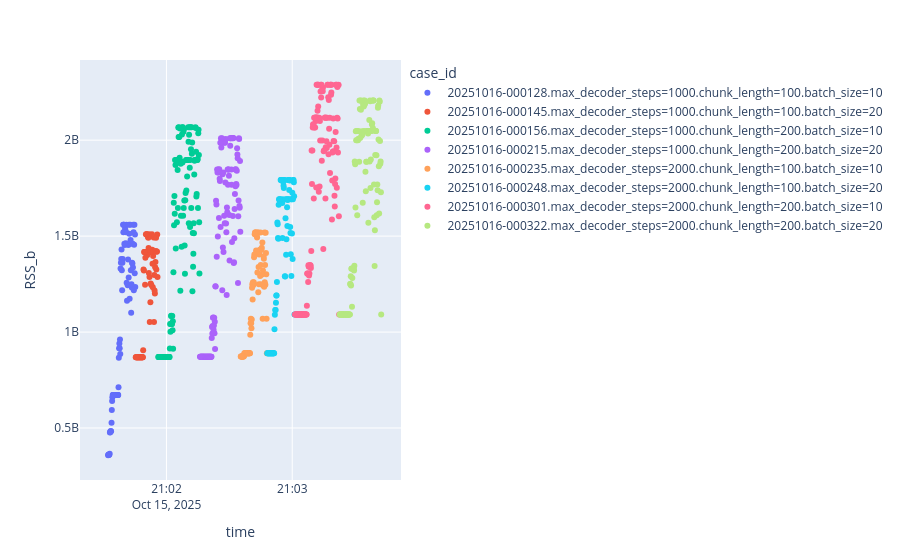

Notebook code for this chart:
### Code cell
px.scatter(df_mem, x = "time", y = "RSS_b", color = 'case_id')
